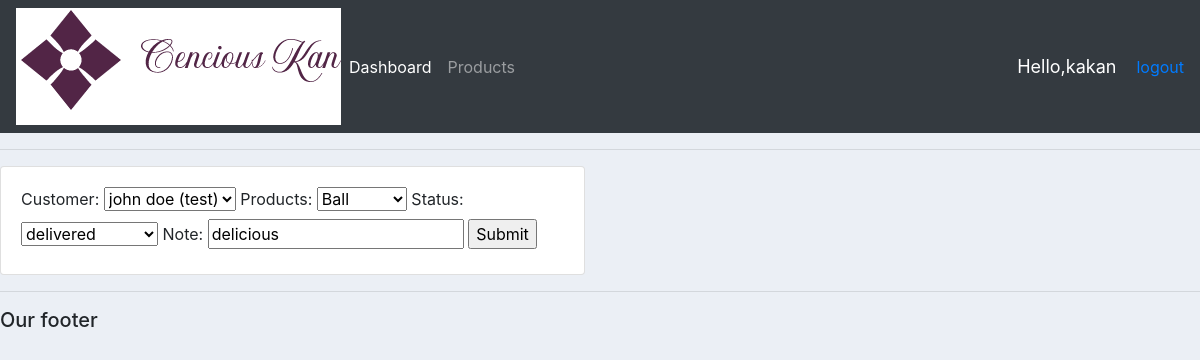
The app's page /update_order/4/ (signed in), older data.
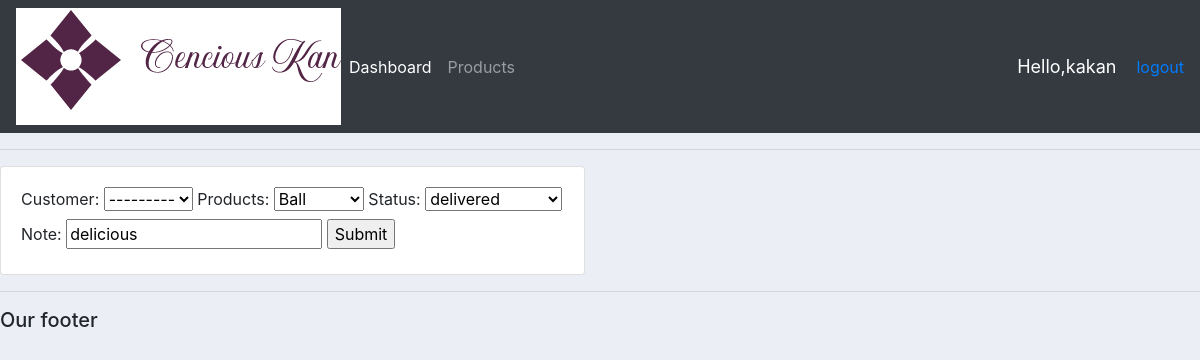
The same page, newer data.
### accounts/models.py (models this page shows, shortened)
class Order(models.Model):
    STATUS=(
            ('Pending', 'pending'),
            ('Out for delivery', 'out for delivery'),
            ('Delivered', 'delivered'),
        )
    customer= models.ForeignKey(Customer, null=True, on_delete=models.SET_NULL)
    products= models.ForeignKey(Product, null=True, on_delete=models.SET_NULL)
    date_created=models.DateField(auto_now_add=True, null=True)
    status= models.CharField(max_length=200, null=True, choices=STATUS)
    note = models.CharField(max_length=1000,null=True)

### accounts/decorators.py (the view)
        def wrappper_func(request, *args, **kwargs):
            group = None
            if request.user.groups.exists():
                group = request.user.groups.all()[0].name
                print('group: '+group)
            if group in allowed_roles:
                return view_func(request, *args, **kwargs)
            else:
                return HttpResponse('You are not autorised to view this page.')

### accounts/forms.py
class OrderForm(ModelForm):
    class Meta:
        model = Order
        fields= '__all__'

### accounts/models.py (called while the page is built)
    def __str__(self):
        return self.name

    def __str__(self):
        return self.name

### accounts/views.py (called while the page is built)
@login_required(login_url='login')
@allowed_users(allowed_roles=['admin'])
def updateOrder(request, pk):
    order =Order.objects.get(id=pk) #to prefil the form, query item from here.
    form = OrderForm(instance=order)
    if request.method == 'POST':
        form = OrderForm(request.POST, instance=order)
        if form.is_valid():
            form.save()
            return redirect('/')
    context={'form': form}
    return render(request,'accounts/order_form.html',context)

### accounts/templates/accounts/order_form.html (shortened to what this page needs)
{%extends 'accounts/main.html' %}
{%load static%}
{%block element%}
<div class="row">
    <div class="col-md-6">
        <div class="card card-body">
            <form action="" method="POST">
                 {% if formset %}
                 {{ formset.management_form }}
                 {% for form in formset  %}
                   {{ form }}
                   <hr>
                 {% endfor %}
               {% elif form %}
                 {{ form }}
               {% endif %}
                <input type="submit" name="submit">
            </form>
        </div>
    </div>
</div>
{% endblock element%}

### accounts/templates/accounts/main.html (shortened to what this page needs)
{% load static%}
<!DOCTYPE html>
<html lang="en">
<head>
    <link rel="stylesheet" href="https://cdn.jsdelivr.net/npm/bootstrap@4.0.0/dist/css/bootstrap.min.css">
   <link rel="stylesheet" href="{% static '/css/main.css' %} " type="text/css">
</head>
<body>
    {% include 'accounts/navbar.html' %}
    <hr>
    {%block element%}
    {%endblock element%}
    <hr>
    <h5>Our footer</h5>
</body>
</html>

### accounts/templates/accounts/navbar.html (shortened to what this page needs)
{% load static%}
<nav class="navbar navbar-expand-lg navbar-dark bg-dark">
    <img src="{% static 'images/ce.png' %}" alt="">
    <div class="collapse navbar-collapse" id="navbarNav">
      <ul class="navbar-nav">
        {% if request.user.is_staff%}
        <li class="nav-item active">
          <a class="nav-link" href="{% url 'home' %}">Dashboard</a>
        </li>
        <li class="nav-item">
          <a class="nav-link" href="{% url 'products' %}">Products</a>
        </li>
        {% else %}
        <li class="nav-item">
          <a class="nav-link" href="{% url 'account' %}">Settings</a>
        </li>
        {% endif %}
      </ul>
    </div>
    <span class="hello-msg">Hello,{{request.user}} </span>
    <a href=" {% url 'logout' %} ">logout</a>
  </nav>

### static/css/main.css (style rules this page uses)
body { background-color: #ebeff5; }

### accounts/templates/accounts/navbar.html (style rules this page uses)
.hello-msg { font-size: 18px; color: #fff; margin-right: 20px; }

Row changes from the older to the newer data that the page shows:
changed Order "Ball": customer "john doe (test)" → "---------"
